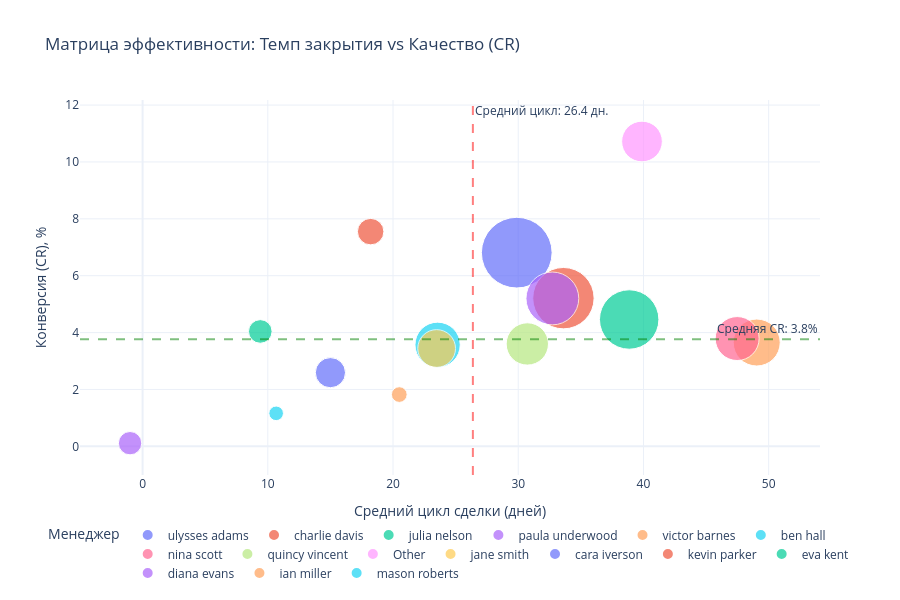

The cell this chart's notebook holds for it:
### Markdown cell above
### 🎯 Матрица компетенций отдела продаж

Интерактивный анализ "Конверсия vs Средний чек" позволил сегментировать команду по стилю работы:

1. **Драйверы выручки (Верхний правый квадрант):** Менеджеры с высокой конверсией и чеком выше среднего (например, **Ulysses Adams**). Это "золотой стандарт" команды.
2. **Мастера эффективности:** Те, кто находится далеко справа, но ниже линии чека. Они виртуозно "закрывают" клиентов на стандартные продукты. Им нужно делегировать обучение новичков скриптам.
3. **Охотники за крупной рыбой:** Менеджеры сверху слева. Они делают мало сделок, но каждая — "на вес золота". Их стоит подключать на этапе VIP-запросов.
4. **Область развития:** Менеджеры в левом нижнем углу. Требуется детальный аудит их звонков: либо они теряют клиентов на этапе презентации цены, либо не умеют делать допродажи (Upsell).

**Бизнес-инсайт:** Разрыв в среднем чеке между лидерами и аутсайдерами составляет более 20%. Выравнивание навыков допродаж во всей команде может принести дополнительные 10-15% выручки без увеличения затрат на маркетинг.

### Code cell
# --- АНАЛИЗ СКОРОСТИ ПРОДАЖ: Цикл сделки vs Конверсия (v12/10) ---

# 1. Подготовка данных на базе df_final
# Используем уже рассчитанные ранее показатели из sales_rep и добавляем цикл сделки
speed_data = df_final[df_final['is_buyer'] == 1].groupby('deal_owner_name').agg(
    avg_cycle=('deal_cycle_days', 'mean')
).reset_index()

# Соединяем с нашей основной таблицей менеджеров (sales_rep)
sales_speed = pd.merge(sales_rep, speed_data, on='deal_owner_name', how='left').fillna(0)
sales_speed = sales_speed[sales_speed['total_leads'] >= 10].copy()

# 2. Построение интерактивной матрицы
fig2 = px.scatter(
    sales_speed[sales_speed['won_deals'] > 0], 
    x="avg_cycle", 
    y="conversion", 
    size="total_revenue", 
    color="deal_owner_name",
    hover_name="deal_owner_name",
    hover_data={
        "deal_owner_name": False, 
        "avg_cycle": ':.1f', 
        "conversion": ':.2f', 
        "total_revenue": ':,.0f',
        "won_deals": True
    },
    title="Матрица эффективности: Темп закрытия vs Качество (CR)",
    labels={
        "avg_cycle": "Средний цикл сделки (дней)", 
        "conversion": "Конверсия (CR), %", 
        "total_revenue": "Выручка, €", 
        "deal_owner_name": "Менеджер",
        "won_deals": "Оплат"
    },
    size_max=50, 
    template="plotly_white"
)

# 3. Добавляем бизнес-бенчмарки (средние значения)
mean_cycle = sales_speed[sales_speed['won_deals'] > 0]['avg_cycle'].mean()
mean_conv = sales_speed['conversion'].mean()

fig2.add_vline(x=mean_cycle, line_dash="dash", line_color="rgba(255,0,0,0.5)", 
               annotation_text=f"Средний цикл: {mean_cycle:.1f} дн.")
fig2.add_hline(y=mean_conv, line_dash="dash", line_color="rgba(0,128,0,0.5)", 
               annotation_text=f"Средняя CR: {mean_conv:.1f}%")

fig2.update_layout(
    height=600,
    legend=dict(orientation="h", yanchor="bottom", y=-0.3, xanchor="center", x=0.5)
)

fig2.show()

### Figure 1 — Plotly figure (JSON) as saved in the notebook; plotly's stock layout.template omitted (floating-point values rounded to 4 significant figures)
{"data": [{"customdata": [["ulysses adams", 4953500, 140]], "hovertemplate": "<b>%{hovertext}</b><br><br>Средний цикл сделки (дней)=%{x:.1f}<br>Конверсия (CR), %=%{y:.2f}<br>Выручка, €=%{customdata[1]:,.0f}<br>Оплат=%{customdata[2]}<extra></extra>", "hovertext": ["ulysses adams"], "legendgroup": "ulysses adams", "marker": {"color": "#636efa", "size": [4954000.0], "sizemode": "area", "sizeref": 1981.0, "symbol": "circle"}, "mode": "markers", "name": "ulysses adams", "orientation": "v", "showlegend": true, "type": "scatter", "x": [29.88], "xaxis": "x", "y": [6.81], "yaxis": "y"}, {"customdata": [["charlie davis", 3733400, 145]], "hovertemplate": "<b>%{hovertext}</b><br><br>Средний цикл сделки (дней)=%{x:.1f}<br>Конверсия (CR), %=%{y:.2f}<br>Выручка, €=%{customdata[1]:,.0f}<br>Оплат=%{customdata[2]}<extra></extra>", "hovertext": ["charlie davis"], "legendgroup": "charlie davis", "marker": {"color": "#EF553B", "size": [3733000.0], "sizemode": "area", "sizeref": 1981.0, "symbol": "circle"}, "mode": "markers", "name": "charlie davis", "orientation": "v", "showlegend": true, "type": "scatter", "x": [33.61], "xaxis": "x", "y": [5.21], "yaxis": "y"}, {"customdata": [["julia nelson", 3497121, 92]], "hovertemplate": "<b>%{hovertext}</b><br><br>Средний цикл сделки (дней)=%{x:.1f}<br>Конверсия (CR), %=%{y:.2f}<br>Выручка, €=%{customdata[1]:,.0f}<br>Оплат=%{customdata[2]}<extra></extra>", "hovertext": ["julia nelson"], "legendgroup": "julia nelson", "marker": {"color": "#00cc96", "size": [3497000.0], "sizemode": "area", "sizeref": 1981.0, "symbol": "circle"}, "mode": "markers", "name": "julia nelson", "orientation": "v", "showlegend": true, "type": "scatter", "x": [38.86], "xaxis": "x", "y": [4.46], "yaxis": "y"}, {"customdata": [["paula underwood", 2766500, 91]], "hovertemplate": "<b>%{hovertext}</b><br><br>Средний цикл сделки (дней)=%{x:.1f}<br>Конверсия (CR), %=%{y:.2f}<br>Выручка, €=%{customdata[1]:,.0f}<br>Оплат=%{customdata[2]}<extra></extra>", "hovertext": ["paula underwood"], "legendgroup": "paula underwood", "marker": {"color": "#ab63fa", "size": [2766000.0], "sizemode": "area", "sizeref": 1981.0, "symbol": "circle"}, "mode": "markers", "name": "paula underwood", "orientation": "v", "showlegend": true, "type": "scatter", "x": [32.72], "xaxis": "x", "y": [5.2], "yaxis": "y"}, {"customdata": [["victor barnes", 2187500, 43]], "hovertemplate": "<b>%{hovertext}</b><br><br>Средний цикл сделки (дней)=%{x:.1f}<br>Конверсия (CR), %=%{y:.2f}<br>Выручка, €=%{customdata[1]:,.0f}<br>Оплат=%{customdata[2]}<extra></extra>", "hovertext": ["victor barnes"], "legendgroup": "victor barnes", "marker": {"color": "#FFA15A", "size": [2188000.0], "sizemode": "area", "sizeref": 1981.0, "symbol": "circle"}, "mode": "markers", "name": "victor barnes", "orientation": "v", "showlegend": true, "type": "scatter", "x": [49.05], "xaxis": "x", "y": [3.65], "yaxis": "y"}, {"customdata": [["ben hall", 2030500, 46]], "hovertemplate": "<b>%{hovertext}</b><br><br>Средний цикл сделки (дней)=%{x:.1f}<br>Конверсия (CR), %=%{y:.2f}<br>Выручка, €=%{customdata[1]:,.0f}<br>Оплат=%{customdata[2]}<extra></extra>", "hovertext": ["ben hall"], "legendgroup": "ben hall", "marker": {"color": "#19d3f3", "size": [2030000.0], "sizemode": "area", "sizeref": 1981.0, "symbol": "circle"}, "mode": "markers", "name": "ben hall", "orientation": "v", "showlegend": true, "type": "scatter", "x": [23.56], "xaxis": "x", "y": [3.57], "yaxis": "y"}, {"customdata": [["nina scott", 1914500, 46]], "hovertemplate": "<b>%{hovertext}</b><br><br>Средний цикл сделки (дней)=%{x:.1f}<br>Конверсия (CR), %=%{y:.2f}<br>Выручка, €=%{customdata[1]:,.0f}<br>Оплат=%{customdata[2]}<extra></extra>", "hovertext": ["nina scott"], "legendgroup": "nina scott", "marker": {"color": "#FF6692", "size": [1914000.0], "sizemode": "area", "sizeref": 1981.0, "symbol": "circle"}, "mode": "markers", "name": "nina scott", "orientation": "v", "showlegend": true, "type": "scatter", "x": [47.48], "xaxis": "x", "y": [3.79], "yaxis": "y"}, {"customdata": [["quincy vincent", 1772600, 64]], "hovertemplate": "<b>%{hovertext}</b><br><br>Средний цикл сделки (дней)=%{x:.1f}<br>Конверсия (CR), %=%{y:.2f}<br>Выручка, €=%{customdata[1]:,.0f}<br>Оплат=%{customdata[2]}<extra></extra>", "hovertext": ["quincy vincent"], "legendgroup": "quincy vincent", "marker": {"color": "#B6E880", "size": [1773000.0], "sizemode": "area", "sizeref": 1981.0, "symbol": "circle"}, "mode": "markers", "name": "quincy vincent", "orientation": "v", "showlegend": true, "type": "scatter", "x": [30.73], "xaxis": "x", "y": [3.6], "yaxis": "y"}, {"customdata": [["Other", 1639500, 52]], "hovertemplate": "<b>%{hovertext}</b><br><br>Средний цикл сделки (дней)=%{x:.1f}<br>Конверсия (CR), %=%{y:.2f}<br>Выручка, €=%{customdata[1]:,.0f}<br>Оплат=%{customdata[2]}<extra></extra>", "hovertext": ["Other"], "legendgroup": "Other", "marker": {"color": "#FF97FF", "size": [1640000.0], "sizemode": "area", "sizeref": 1981.0, "symbol": "circle"}, "mode": "markers", "name": "Other", "orientation": "v", "showlegend": true, "type": "scatter", "x": [39.88], "xaxis": "x", "y": [10.72], "yaxis": "y"}, {"customdata": [["jane smith", 1411000, 31]], "hovertemplate": "<b>%{hovertext}</b><br><br>Средний цикл сделки (дней)=%{x:.1f}<br>Конверсия (CR), %=%{y:.2f}<br>Выручка, €=%{customdata[1]:,.0f}<br>Оплат=%{customdata[2]}<extra></extra>", "hovertext": ["jane smith"], "legendgroup": "jane smith", "marker": {"color": "#FECB52", "size": [1411000.0], "sizemode": "area", "sizeref": 1981.0, "symbol": "circle"}, "mode": "markers", "name": "jane smith", "orientation": "v", "showlegend": true, "type": "scatter", "x": [23.48], "xaxis": "x", "y": [3.44], "yaxis": "y"}, {"customdata": [["cara iverson", 902500, 26]], "hovertemplate": "<b>%{hovertext}</b><br><br>Средний цикл сделки (дней)=%{x:.1f}<br>Конверсия (CR), %=%{y:.2f}<br>Выручка, €=%{customdata[1]:,.0f}<br>Оплат=%{customdata[2]}<extra></extra>", "hovertext": ["cara iverson"], "legendgroup": "cara iverson", "marker": {"color": "#636efa", "size": [902500.0], "sizemode": "area", "sizeref": 1981.0, "symbol": "circle"}, "mode": "markers", "name": "cara iverson", "orientation": "v", "showlegend": true, "type": "scatter", "x": [15.0], "xaxis": "x", "y": [2.59], "yaxis": "y"}, {"customdata": [["kevin parker", 694500, 37]], "hovertemplate": "<b>%{hovertext}</b><br><br>Средний цикл сделки (дней)=%{x:.1f}<br>Конверсия (CR), %=%{y:.2f}<br>Выручка, €=%{customdata[1]:,.0f}<br>Оплат=%{customdata[2]}<extra></extra>", "hovertext": ["kevin parker"], "legendgroup": "kevin parker", "marker": {"color": "#EF553B", "size": [694500.0], "sizemode": "area", "sizeref": 1981.0, "symbol": "circle"}, "mode": "markers", "name": "kevin parker", "orientation": "v", "showlegend": true, "type": "scatter", "x": [18.21], "xaxis": "x", "y": [7.55], "yaxis": "y"}, {"customdata": [["eva kent", 551600, 18]], "hovertemplate": "<b>%{hovertext}</b><br><br>Средний цикл сделки (дней)=%{x:.1f}<br>Конверсия (CR), %=%{y:.2f}<br>Выручка, €=%{customdata[1]:,.0f}<br>Оплат=%{customdata[2]}<extra></extra>", "hovertext": ["eva kent"], "legendgroup": "eva kent", "marker": {"color": "#00cc96", "size": [551600.0], "sizemode": "area", "sizeref": 1981.0, "symbol": "circle"}, "mode": "markers", "name": "eva kent", "orientation": "v", "showlegend": true, "type": "scatter", "x": [9.4], "xaxis": "x", "y": [4.04], "yaxis": "y"}, {"customdata": [["diana evans", 540850, 1]], "hovertemplate": "<b>%{hovertext}</b><br><br>Средний цикл сделки (дней)=%{x:.1f}<br>Конверсия (CR), %=%{y:.2f}<br>Выручка, €=%{customdata[1]:,.0f}<br>Оплат=%{customdata[2]}<extra></extra>", "hovertext": ["diana evans"], "legendgroup": "diana evans", "marker": {"color": "#ab63fa", "size": [540800.0], "sizemode": "area", "sizeref": 1981.0, "symbol": "circle"}, "mode": "markers", "name": "diana evans", "orientation": "v", "showlegend": true, "type": "scatter", "x": [-1.0], "xaxis": "x", "y": [0.11], "yaxis": "y"}, {"customdata": [["ian miller", 244000, 8]], "hovertemplate": "<b>%{hovertext}</b><br><br>Средний цикл сделки (дней)=%{x:.1f}<br>Конверсия (CR), %=%{y:.2f}<br>Выручка, €=%{customdata[1]:,.0f}<br>Оплат=%{customdata[2]}<extra></extra>", "hovertext": ["ian miller"], "legendgroup": "ian miller", "marker": {"color": "#FFA15A", "size": [244000.0], "sizemode": "area", "sizeref": 1981.0, "symbol": "circle"}, "mode": "markers", "name": "ian miller", "orientation": "v", "showlegend": true, "type": "scatter", "x": [20.5], "xaxis": "x", "y": [1.82], "yaxis": "y"}, {"customdata": [["mason roberts", 211000, 3]], "hovertemplate": "<b>%{hovertext}</b><br><br>Средний цикл сделки (дней)=%{x:.1f}<br>Конверсия (CR), %=%{y:.2f}<br>Выручка, €=%{customdata[1]:,.0f}<br>Оплат=%{customdata[2]}<extra></extra>", "hovertext": ["mason roberts"], "legendgroup": "mason roberts", "marker": {"color": "#19d3f3", "size": [211000.0], "sizemode": "area", "sizeref": 1981.0, "symbol": "circle"}, "mode": "markers", "name": "mason roberts", "orientation": "v", "showlegend": true, "type": "scatter", "x": [10.67], "xaxis": "x", "y": [1.16], "yaxis": "y"}], "layout": {"annotations": [{"showarrow": false, "text": "Средний цикл: 26.4 дн.", "x": 26.38, "xanchor": "left", "xref": "x", "y": 1, "yanchor": "top", "yref": "y domain"}, {"showarrow": false, "text": "Средняя CR: 3.8%", "x": 1, "xanchor": "right", "xref": "x domain", "y": 3.762, "yanchor": "bottom", "yref": "y"}], "height": 600, "legend": {"itemsizing": "constant", "orientation": "h", "title": {"text": "Менеджер"}, "tracegroupgap": 0, "x": 0.5, "xanchor": "center", "y": -0.3, "yanchor": "bottom"}, "shapes": [{"line": {"color": "rgba(255,0,0,0.5)", "dash": "dash"}, "type": "line", "x0": 26.38, "x1": 26.38, "xref": "x", "y0": 0, "y1": 1, "yref": "y domain"}, {"line": {"color": "rgba(0,128,0,0.5)", "dash": "dash"}, "type": "line", "x0": 0, "x1": 1, "xref": "x domain", "y0": 3.762, "y1": 3.762, "yref": "y"}], "title": {"text": "Матрица эффективности: Темп закрытия vs Качество (CR)"}, "xaxis": {"anchor": "y", "domain": [0, 1], "title": {"text": "Средний цикл сделки (дней)"}}, "yaxis": {"anchor": "x", "domain": [0, 1], "title": {"text": "Конверсия (CR), %"}}}}
